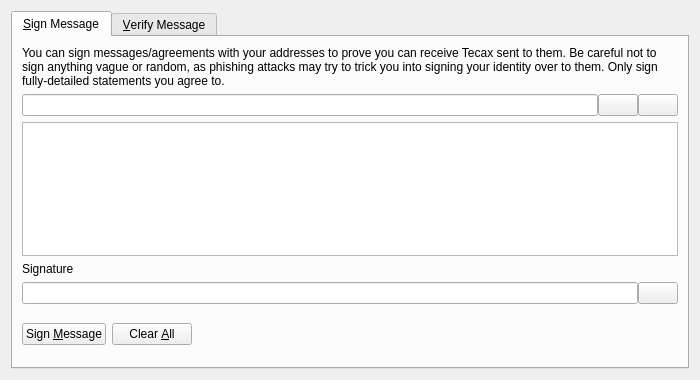
<?xml version="1.0" encoding="UTF-8"?>
<ui version="4.0">
 <class>SignVerifyMessageDialog</class>
 <widget class="QDialog" name="SignVerifyMessageDialog">
  <property name="geometry">
   <rect>
    <x>0</x>
    <y>0</y>
    <width>700</width>
    <height>380</height>
   </rect>
  </property>
  <property name="windowTitle">
   <string>Signatures - Sign / Verify a Message</string>
  </property>
  <property name="modal">
   <bool>true</bool>
  </property>
  <layout class="QVBoxLayout" name="verticalLayout">
   <item>
    <widget class="QTabWidget" name="tabWidget">
     <property name="currentIndex">
      <number>0</number>
     </property>
     <widget class="QWidget" name="tabSignMessage">
      <attribute name="title">
       <string>&amp;Sign Message</string>
      </attribute>
      <layout class="QVBoxLayout" name="verticalLayout_SM">
       <item>
        <widget class="QLabel" name="infoLabel_SM">
         <property name="text">
          <string>You can sign messages/agreements with your addresses to prove you can receive Tecax sent to them. Be careful not to sign anything vague or random, as phishing attacks may try to trick you into signing your identity over to them. Only sign fully-detailed statements you agree to.</string>
         </property>
         <property name="textFormat">
          <enum>Qt::PlainText</enum>
         </property>
         <property name="wordWrap">
          <bool>true</bool>
         </property>
        </widget>
       </item>
       <item>
        <layout class="QHBoxLayout" name="horizontalLayout_1_SM">
         <property name="spacing">
          <number>0</number>
         </property>
         <item>
          <widget class="QValidatedLineEdit" name="addressIn_SM">
           <property name="toolTip">
            <string>The Tecax address to sign the message with</string>
           </property>
          </widget>
         </item>
         <item>
          <widget class="QPushButton" name="addressBookButton_SM">
           <property name="toolTip">
            <string>Choose previously used address</string>
           </property>
           <property name="text">
            <string/>
           </property>
           <property name="shortcut">
            <string>Alt+A</string>
           </property>
           <property name="autoDefault">
            <bool>false</bool>
           </property>
          </widget>
         </item>
         <item>
          <widget class="QPushButton" name="pasteButton_SM">
           <property name="toolTip">
            <string>Paste address from clipboard</string>
           </property>
           <property name="text">
            <string/>
           </property>
           <property name="shortcut">
            <string>Alt+P</string>
           </property>
           <property name="autoDefault">
            <bool>false</bool>
           </property>
          </widget>
         </item>
        </layout>
       </item>
       <item>
        <widget class="QPlainTextEdit" name="messageIn_SM">
         <property name="toolTip">
          <string>Enter the message you want to sign here</string>
         </property>
        </widget>
       </item>
       <item>
        <widget class="QLabel" name="signatureLabel_SM">
         <property name="text">
          <string>Signature</string>
         </property>
         <property name="textFormat">
          <enum>Qt::PlainText</enum>
         </property>
        </widget>
       </item>
       <item>
        <layout class="QHBoxLayout" name="horizontalLayout_2_SM">
         <property name="spacing">
          <number>0</number>
         </property>
         <item>
          <widget class="QLineEdit" name="signatureOut_SM">
           <property name="font">
            <font>
             <italic>true</italic>
            </font>
           </property>
           <property name="readOnly">
            <bool>true</bool>
           </property>
          </widget>
         </item>
         <item>
          <widget class="QPushButton" name="copySignatureButton_SM">
           <property name="toolTip">
            <string>Copy the current signature to the system clipboard</string>
           </property>
           <property name="text">
            <string/>
           </property>
           <property name="autoDefault">
            <bool>false</bool>
           </property>
          </widget>
         </item>
        </layout>
       </item>
       <item>
        <layout class="QHBoxLayout" name="horizontalLayout_3_SM">
         <item>
          <widget class="QPushButton" name="signMessageButton_SM">
           <property name="toolTip">
            <string>Sign the message to prove you own this Tecax address</string>
           </property>
           <property name="text">
            <string>Sign &amp;Message</string>
           </property>
           <property name="autoDefault">
            <bool>false</bool>
           </property>
          </widget>
         </item>
         <item>
          <widget class="QPushButton" name="clearButton_SM">
           <property name="toolTip">
            <string>Reset all sign message fields</string>
           </property>
           <property name="text">
            <string>Clear &amp;All</string>
           </property>
           <property name="autoDefault">
            <bool>false</bool>
           </property>
          </widget>
         </item>
         <item>
          <spacer name="horizontalSpacer_1_SM">
           <property name="orientation">
            <enum>Qt::Horizontal</enum>
           </property>
           <property name="sizeHint" stdset="0">
            <size>
             <width>40</width>
             <height>48</height>
            </size>
           </property>
          </spacer>
         </item>
         <item>
          <widget class="QLabel" name="statusLabel_SM">
           <property name="font">
            <font>
             <weight>75</weight>
             <bold>true</bold>
            </font>
           </property>
           <property name="text">
            <string/>
           </property>
           <property name="wordWrap">
            <bool>true</bool>
           </property>
          </widget>
         </item>
         <item>
          <spacer name="horizontalSpacer_2_SM">
           <property name="orientation">
            <enum>Qt::Horizontal</enum>
           </property>
           <property name="sizeHint" stdset="0">
            <size>
             <width>40</width>
             <height>48</height>
            </size>
           </property>
          </spacer>
         </item>
        </layout>
       </item>
      </layout>
     </widget>
     <widget class="QWidget" name="tabVerifyMessage">
      <attribute name="title">
       <string>&amp;Verify Message</string>
      </attribute>
      <layout class="QVBoxLayout" name="verticalLayout_VM">
       <item>
        <widget class="QLabel" name="infoLabel_VM">
         <property name="text">
          <string>Enter the receiver's address, message (ensure you copy line breaks, spaces, tabs, etc. exactly) and signature below to verify the message. Be careful not to read more into the signature than what is in the signed message itself, to avoid being tricked by a man-in-the-middle attack. Note that this only proves the signing party receives with the address, it cannot prove sendership of any transaction!</string>
         </property>
         <property name="textFormat">
          <enum>Qt::PlainText</enum>
         </property>
         <property name="alignment">
          <set>Qt::AlignLeading|Qt::AlignLeft|Qt::AlignTop</set>
         </property>
         <property name="wordWrap">
          <bool>true</bool>
         </property>
        </widget>
       </item>
       <item>
        <layout class="QHBoxLayout" name="horizontalLayout_1_VM">
         <property name="spacing">
          <number>0</number>
         </property>
         <item>
          <widget class="QValidatedLineEdit" name="addressIn_VM">
           <property name="toolTip">
            <string>The Tecax address the message was signed with</string>
           </property>
          </widget>
         </item>
         <item>
          <widget class="QPushButton" name="addressBookButton_VM">
           <property name="toolTip">
            <string>Choose previously used address</string>
           </property>
           <property name="text">
            <string/>
           </property>
           <property name="shortcut">
            <string>Alt+A</string>
           </property>
           <property name="autoDefault">
            <bool>false</bool>
           </property>
          </widget>
         </item>
        </layout>
       </item>
       <item>
        <widget class="QPlainTextEdit" name="messageIn_VM"/>
       </item>
       <item>
        <widget class="QValidatedLineEdit" name="signatureIn_VM"/>
       </item>
       <item>
        <layout class="QHBoxLayout" name="horizontalLayout_2_VM">
         <item>
          <widget class="QPushButton" name="verifyMessageButton_VM">
           <property name="toolTip">
            <string>Verify the message to ensure it was signed with the specified Tecax address</string>
           </property>
           <property name="text">
            <string>Verify &amp;Message</string>
           </property>
           <property name="autoDefault">
            <bool>false</bool>
           </property>
          </widget>
         </item>
         <item>
          <widget class="QPushButton" name="clearButton_VM">
           <property name="toolTip">
            <string>Reset all verify message fields</string>
           </property>
           <property name="text">
            <string>Clear &amp;All</string>
           </property>
           <property name="autoDefault">
            <bool>false</bool>
           </property>
          </widget>
         </item>
         <item>
          <spacer name="horizontalSpacer_1_VM">
           <property name="orientation">
            <enum>Qt::Horizontal</enum>
           </property>
           <property name="sizeHint" stdset="0">
            <size>
             <width>40</width>
             <height>48</height>
            </size>
           </property>
          </spacer>
         </item>
         <item>
          <widget class="QLabel" name="statusLabel_VM">
           <property name="font">
            <font>
             <weight>75</weight>
             <bold>true</bold>
            </font>
           </property>
           <property name="text">
            <string/>
           </property>
           <property name="wordWrap">
            <bool>true</bool>
           </property>
          </widget>
         </item>
         <item>
          <spacer name="horizontalSpacer_2_VM">
           <property name="orientation">
            <enum>Qt::Horizontal</enum>
           </property>
           <property name="sizeHint" stdset="0">
            <size>
             <width>40</width>
             <height>48</height>
            </size>
           </property>
          </spacer>
         </item>
        </layout>
       </item>
      </layout>
     </widget>
    </widget>
   </item>
  </layout>
 </widget>
 <customwidgets>
  <customwidget>
   <class>QValidatedLineEdit</class>
   <extends>QLineEdit</extends>
   <header>qvalidatedlineedit.h</header>
  </customwidget>
 </customwidgets>
 <resources>
  <include location="../tecax.qrc"/>
 </resources>
 <connections/>
</ui>
